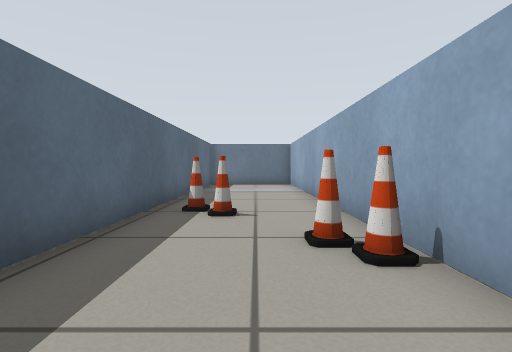
view 1 (above)

17 first-person views from a walk through a world built for the Gazebo simulator. The camera is 0.45 m above the floor, tilts 2° down and sees 85° across. The floor is counted in squares, 0.5 m on a side. Each view is taken from the middle of a square. On the plan, view 1 faces up. The plan holds only what a view shows up to about 11 squares ahead; the rest is blank. The robots in the file are not drawn. Some surface patterns are stand-ins.

view 2
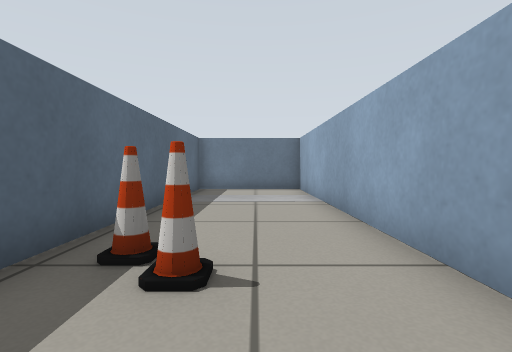

view 3
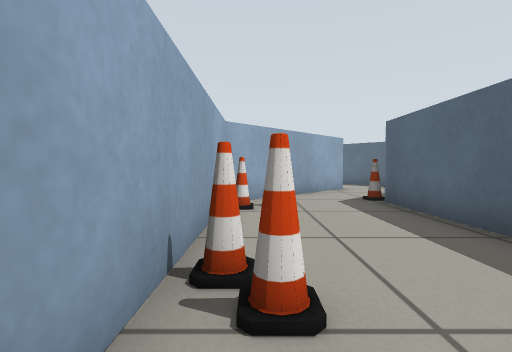

view 4
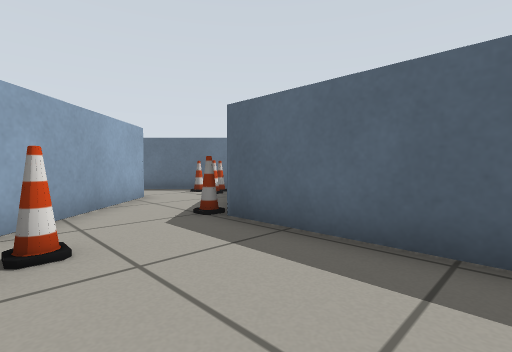

view 5
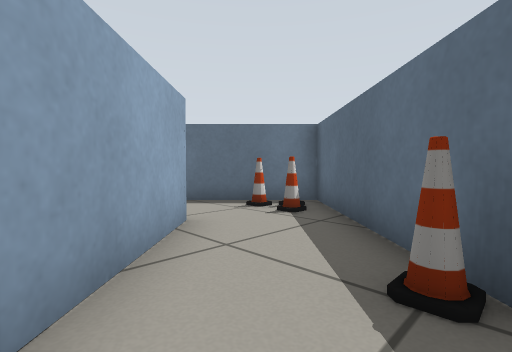

view 6
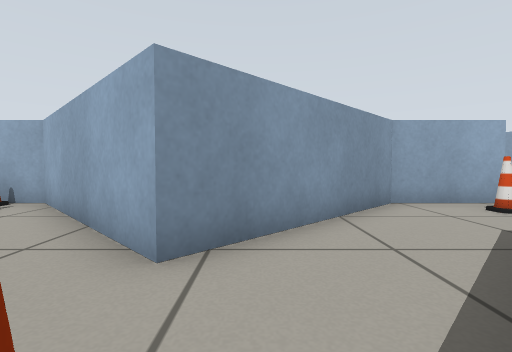

view 7
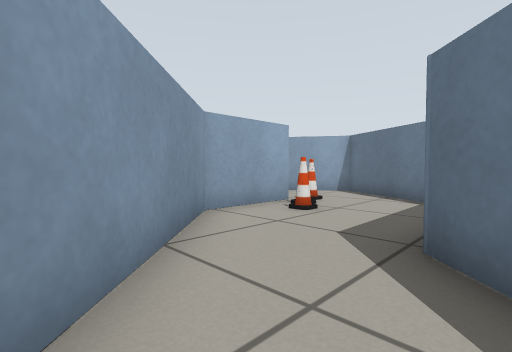

view 8
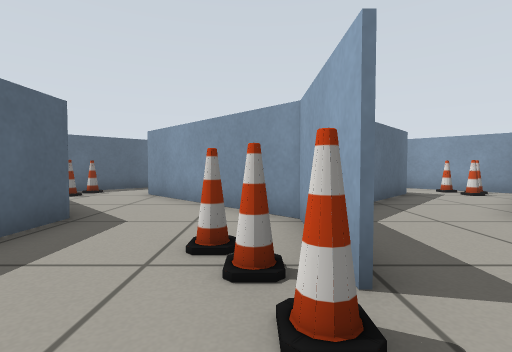

view 9
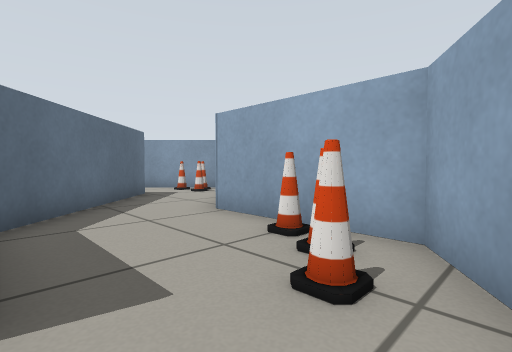

view 10
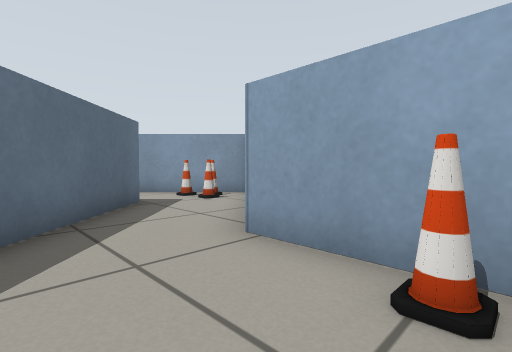

view 11
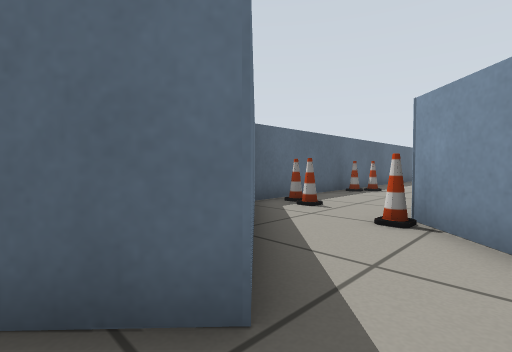

view 12
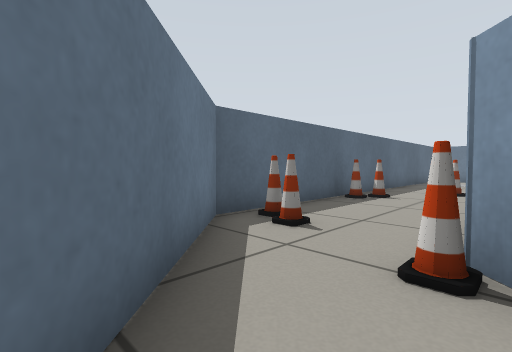

view 13
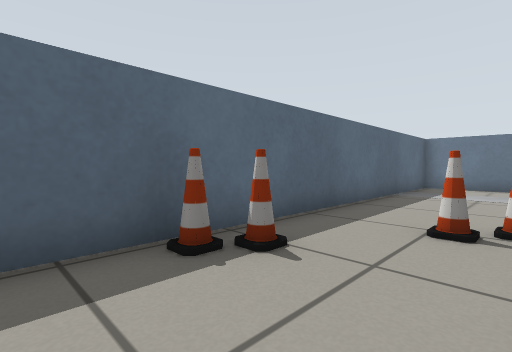

view 14
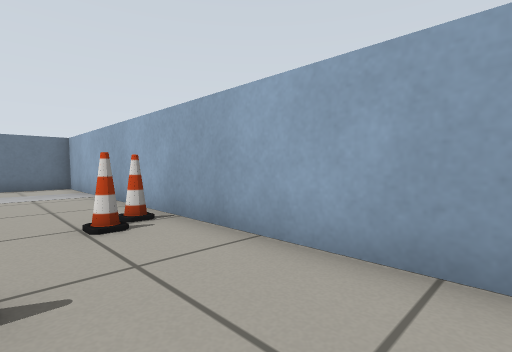

view 15
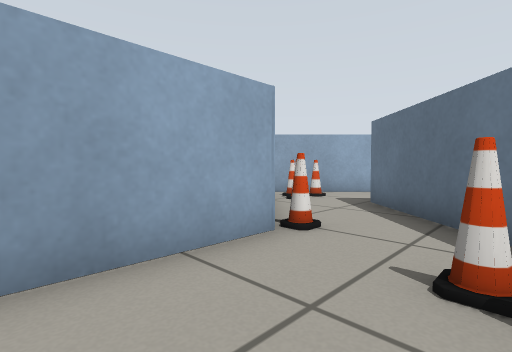

view 16
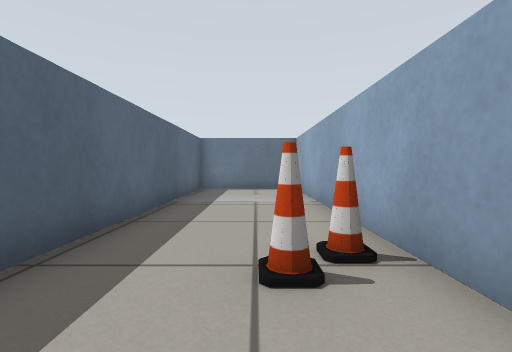

view 17
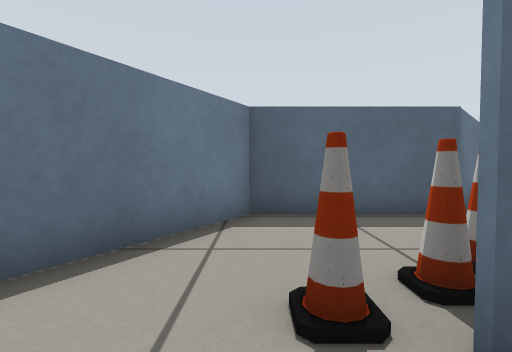

### Floor plan
Points are (right, up) in squares from view 1. A wall is a line through its corners. A room is listed if a view was taken in it or the views show most of it. See-through windows are left out.
Room 1 (views 1, 2, 3, 4, 5, 6, 7, 8, 9, 10, 11, 12, 13, 14, 15, 16, 17)
walls: (1.7, -1.9) (1.7, 14); (-2.4, -2.1) (-6.4, -6.1) (-2.2, -10.2) (-2.2, -14.1) (1.8, -16.6) (5.6, -14.1) (5.6, -10.1); (7, -8.8) (9.5, -6.3); (9.6, -5.9) (5.6, -1.9) (5.6, 13.9) (-2.2, 13.9) (-2.2, -1.5); (1.8, -13) (1.8, -10.3) (-2.5, -6.1) (1.8, -1.8) (5.9, -5.9) (2.2, -9.9); (1.8, 14) (1.8, -1.9)
objects: cone (-5, -6); cone (-2, -2); cone (-1, 5); cone (-1, 6); cone (1, -13); cone (1, -12); cone (1, -1); cone (1, 3); cone (2, 3); cone (3, -1); cone (3, 3); cone (4, -14); cone (4, 5); cone (5, -13); cone (5, -2); cone (5, 6); cone (8, -6); cone (8, -5)

Positions as (right, up) in squares from view 1, and headings:
1: (0, 0), facing up
2: (0, 3), facing up
3: (1, 5), facing down
4: (1, 2), facing down-left
5: (0, -2), facing down-left
6: (-5, -7), facing right
7: (-3, -7), facing down-right
8: (1, -15), facing up
9: (2, -15), facing up-right
10: (3, -13), facing up-right
11: (7, -7), facing up-left
12: (6, -5), facing up-left
13: (5, 1), facing up-left
14: (3, 1), facing up-right
15: (3, 1), facing down-right
16: (4, 3), facing up
17: (3, -14), facing left
